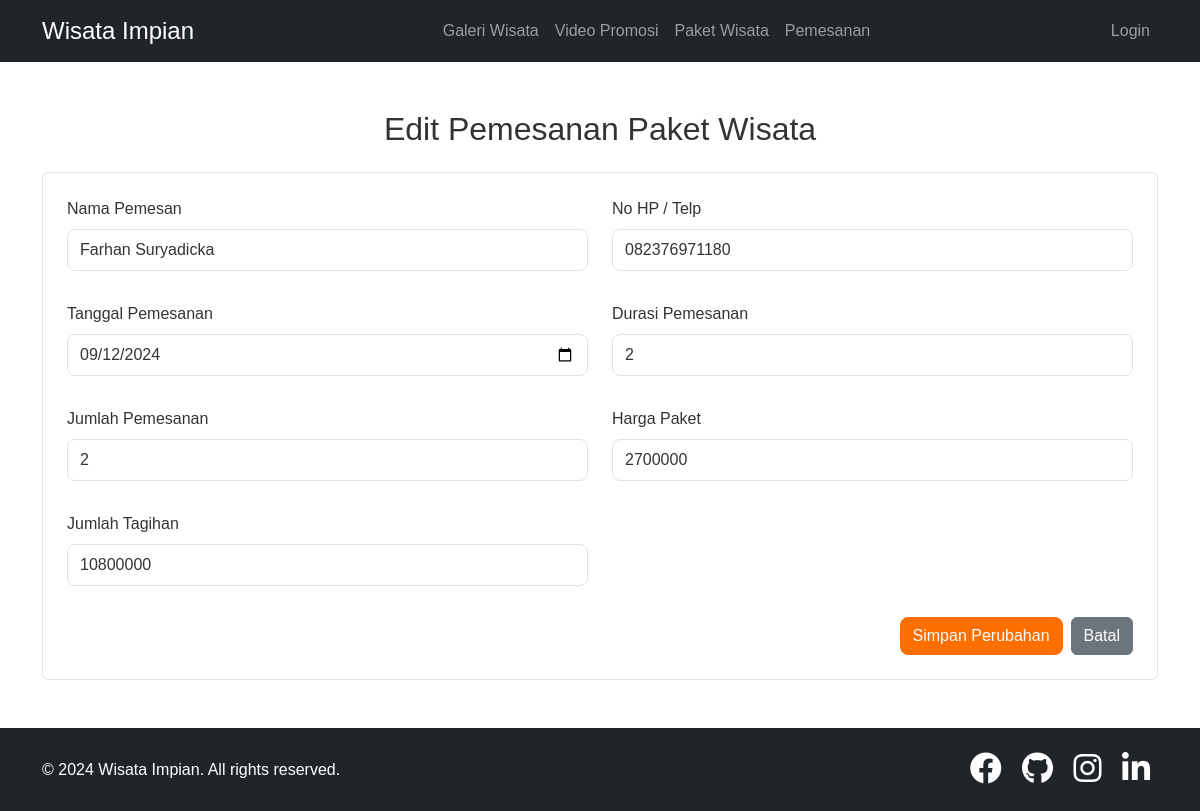
Page /pemesanan_edit.php?id=19 on the committed database.
### tables this page shows
CREATE TABLE `pemesanan` (
  `id` int(11) NOT NULL,
  `nama` varchar(255) NOT NULL,
  `no_hp` varchar(20) NOT NULL,
  `tgl_booking` date NOT NULL,
  `durasi` int(11) NOT NULL,
  `jumlah` int(11) NOT NULL,
  `harga_paket` int(11) NOT NULL,
  `total_tagihan` int(11) NOT NULL
);

### pemesanan_edit.php (the view, shortened to what this page needs)
<?php
include 'koneksi.php';
include 'header.php';
$id = isset($_GET['id']) ? intval($_GET['id']) : 0;
$sql = "SELECT * FROM pemesanan WHERE id = ?";
$stmt = $conn->prepare($sql);
$stmt->bind_param('i', $id);
$stmt->execute();
$result = $stmt->get_result();
$pemesanan = $result->fetch_assoc();
?>
<div class="container my-5">
    <h2 class="text-center mb-4">Edit Pemesanan Paket Wisata</h2>
    <form action="pemesanan_update.php" method="post" class="p-4 border rounded">
        <div class="row mb-3">
            <div class="col-md-6">
                <label for="nama" class="form-label">Nama Pemesan</label>
                <input type="text" class="form-control" id="nama" name="nama" value="<?php echo htmlspecialchars($pemesanan['nama']); ?>" readonly>
            </div>
            <div class="col-md-6">
                <label for="no_hp" class="form-label">No HP / Telp</label>
                <input type="text" class="form-control" id="no_hp" name="no_hp" value="<?php echo htmlspecialchars($pemesanan['no_hp']); ?>" required>
            </div>
        </div>
        <div class="row mb-3">
            <div class="col-md-6">
                <label for="tgl_booking" class="form-label">Tanggal Pemesanan</label>
                <input type="date" class="form-control" id="tgl_booking" name="tgl_booking" value="<?php echo htmlspecialchars($pemesanan['tgl_booking']); ?>" required>
            </div>
            <div class="col-md-6">
                <label for="durasi" class="form-label">Durasi Pemesanan</label>
                <input type="number" class="form-control" id="durasi" name="durasi" value="<?php echo htmlspecialchars($pemesanan['durasi']); ?>" required>
            </div>
        </div>
        <div class="row mb-3">
            <div class="col-md-6">
                <label for="jumlah" class="form-label">Jumlah Pemesanan</label>
                <input type="number" class="form-control" id="jumlah" name="jumlah" value="<?php echo htmlspecialchars($pemesanan['jumlah']); ?>" required>
            </div>
            <div class="col-md-6">
                <label for="harga_paket" class="form-label">Harga Paket</label>
                <input type="text" class="form-control" id="harga_paket" name="harga_paket" value="<?php echo htmlspecialchars($pemesanan['harga_paket']); ?>" readonly>
            </div>
        </div>
        <div class="row mb-3">
            <div class="col-md-6">
                <label for="total_tagihan" class="form-label">Jumlah Tagihan</label>
                <input type="text" class="form-control" id="total_tagihan" name="total_tagihan" value="<?php echo htmlspecialchars($pemesanan['total_tagihan']); ?>" readonly>
            </div>
        </div>
        <div class="d-flex justify-content-end">
            <button type="submit" class="btn btn-primary">Simpan Perubahan</button>
            <a href="pemesanan_index.php" class="btn btn-secondary ms-2">Batal</a>
        </div>
    </form>
</div>
<?php include 'footer.php'; ?>

### assets/css/style.css (style rules this page uses)
body { font-family: Arial, sans-serif; color: #333; margin: 0; padding: 0; background-color: #f8f9fa; background: url('https://example.com/path-to-your-indonesian-landscape-image.jpg') no-repeat center center fixed; background-size: cover; }
.text-center { text-align: center; size: 50px; }
a { color: inherit; text-decoration: none; }
.d-flex { display: flex; align-items: center; }
.form-control { border-radius: 8px; background-color: #ffffff80; color: #333; margin-bottom: 15px; padding: 0.5rem 0.75rem; }
.btn-primary { background-color: #007bff; border-color: #007bff; }
.btn-primary { background-color: #ff6f00; border-color: #ff6f00; transition: background-color 0.3s, border-color 0.3s; border-radius: 8px; }

### rows in the picture
pemesanan: nama "Farhan Suryadicka", no_hp "082376971180", tgl_booking "09/12/2024", durasi "2", jumlah "2", harga_paket "2700000", total_tagihan "10800000"
